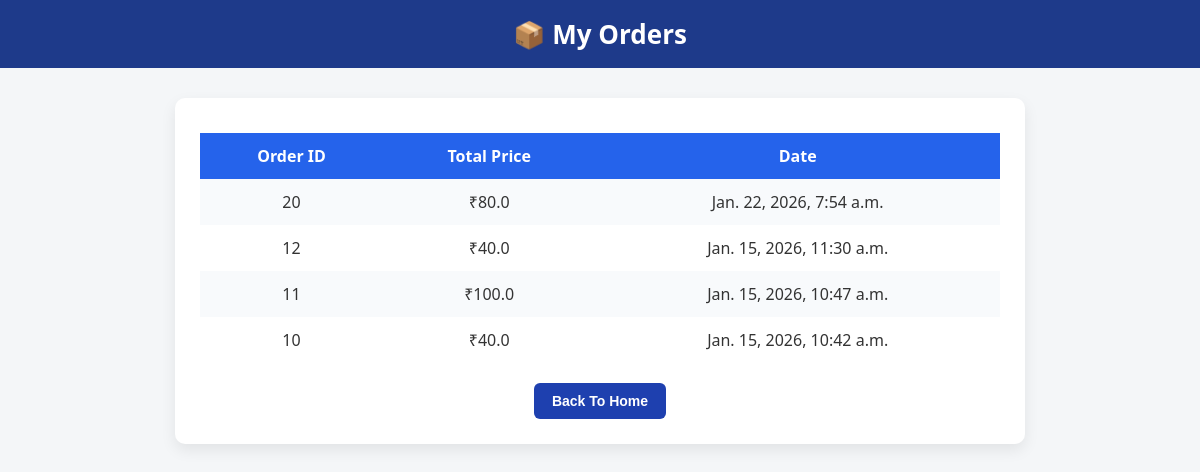
Screenshot of /orders/ (signed in) with the database file from the repository.
### store/models.py (models this page shows, shortened)
class Order(models.Model):
    user=models.ForeignKey(User, on_delete=models.CASCADE)
    total_price=models.FloatField()
    created_at=models.DateTimeField(auto_now_add=True)
    payment_id=models.CharField(max_length=200, blank=True, null=True)
    paid = models.BooleanField(default=False)

### store/views.py (the view)
# urls.py: path('orders/',views.order_history,name='order_history'),
def order_history(request):
    orders=Order.objects.filter(user=request.user).order_by('-created_at')
    return render(request, 'store/order_history.html',{'orders': orders})

### store/templates/store/order_history.html (shortened to what this page needs)
<!DOCTYPE html>
<html>
<head>
</head>
<body>
    <h1>📦 My Orders</h1>
    <div class="orders-container">
        {% if orders %}
        <table>
            <tr>
                <th>Order ID</th>
                <th>Total Price</th>
                <th>Date</th>
            </tr>
            {% for order in orders %}
            <tr>
                <td>{{ order.id }}</td>
                <td>₹{{ order.total_price }}</td>
                <td>{{ order.created_at }}</td>
            </tr>
            {% endfor %}
        </table>
        {% else %}
        <div class="empty">No orders yet.</div>
        {% endif %}
        <a href="{% url 'home' %}" class="back-btn">
            <button>Back To Home</button>
        </a>
    </div>
</body>
</html>

### store/templates/store/order_history.html (style rules this page uses)
body { margin: 0; font-family: "Segoe UI", Arial, sans-serif; background-color: #f4f6f8; color: #333; }
h1 { background-color: #1e3a8a; color: #ffffff; padding: 16px; margin: 0; text-align: center; font-size: 26px; }
.orders-container { max-width: 800px; margin: 30px auto; background-color: #ffffff; padding: 25px; border-radius: 10px; box-shadow: 0 6px 15px rgba(0, 0, 0, 0.08); }
table { width: 100%; border-collapse: collapse; margin-top: 10px; }
th, td { padding: 12px; text-align: center; }
th { background-color: #2563eb; color: #ffffff; font-weight: 600; }
tr:nth-child(even) { background-color: #f8fafc; }
.back-btn { display: block; width: fit-content; margin: 20px auto 0; text-decoration: none; }
.back-btn button { padding: 10px 18px; background-color: #1e40af; color: #ffffff; border: none; border-radius: 6px; font-size: 14px; font-weight: 600; cursor: pointer; }

### rows the page displays
Order: id "20", total_price "80.0", created_at "Jan. 22, 2026, 7:54 a.m."
Order: id "12", total_price "40.0", created_at "Jan. 15, 2026, 11:30 a.m."
Order: id "11", total_price "100.0", created_at "Jan. 15, 2026, 10:47 a.m."
Order: id "10", total_price "40.0", created_at "Jan. 15, 2026, 10:42 a.m."
